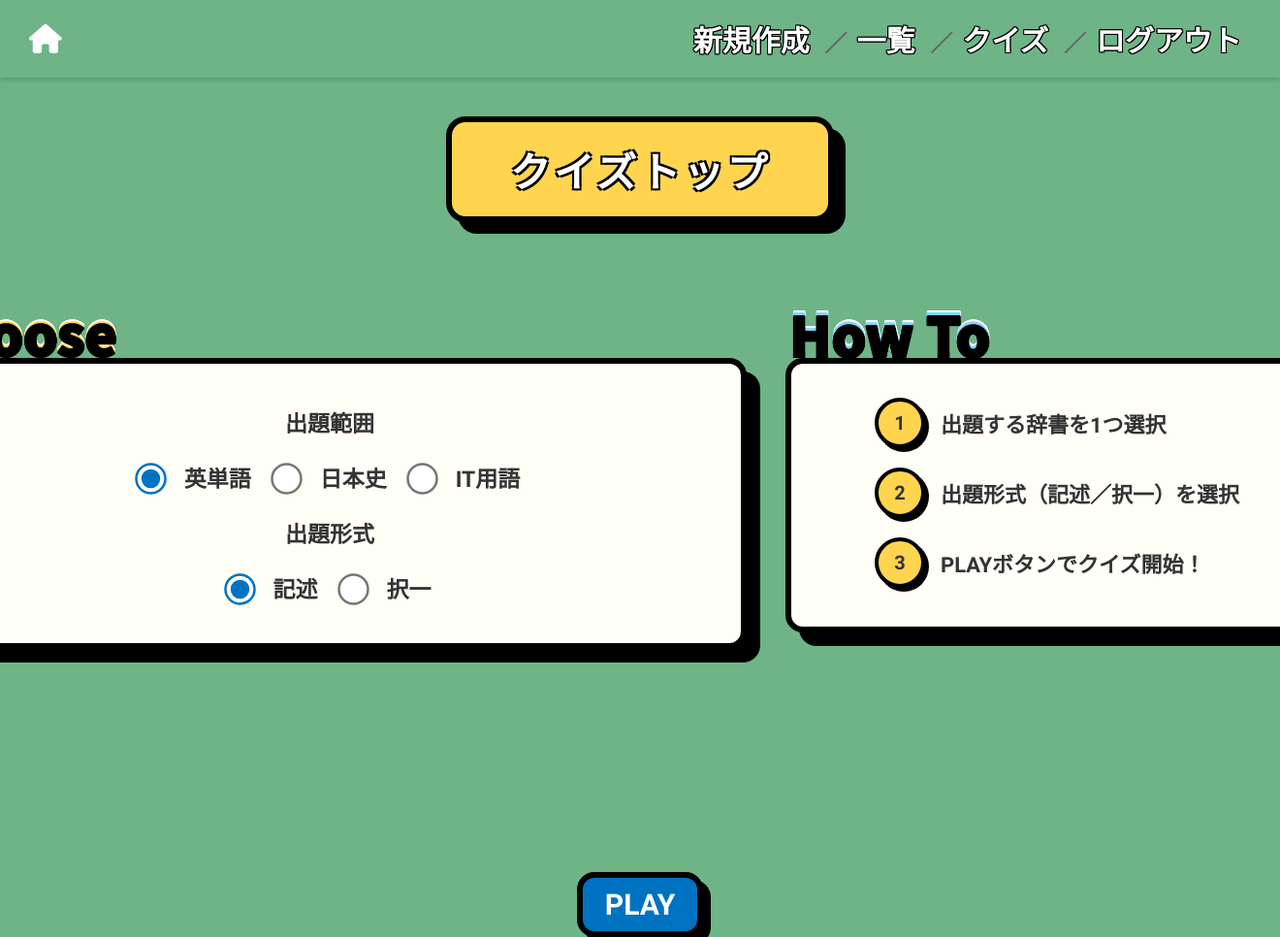
The app's page /quiz-menu with its own data.
### app/models.py (models this page shows, shortened)
class Dictionary(db.Model):
    __tablename__ = "dictionaries"
    id = db.Column(db.Integer, primary_key=True)
    title = db.Column(db.String(100))
    cover_color = db.Column(db.String(20))
    created_at = db.Column(db.DateTime, nullable=False, default=datetime.utcnow)
    updated_at = db.Column(db.DateTime, nullable=False, default=datetime.utcnow, onupdate=datetime.utcnow)
    is_favorite = db.Column(db.Boolean, nullable=False, default=False)

### app/routes.py (the view)
@main.route('/quiz-menu')
def quiz_menu():
    dictionaries = Dictionary.query.all()
    return render_template('quiz_menu.html', dictionaries=dictionaries)

### app/templates/quiz_menu.html (shortened to what this page needs)
<html>
    <head>
        {% include 'head_css.html' %}
    <link rel="stylesheet" href="{{ url_for('static', filename='css/quiz.css') }}">
    </head>
    <body class="quiz-body">
        {% include 'quiz_header.html' %}
        <div class="quiz-page-title-wrapper">
            <div class="quiz-page-title">
                クイズトップ
            </div>
        </div>
        <div class="quiz-menu-grid">
            <img src="{{ url_for('static', filename='image/Choose.png') }}" class="menu-title-img">
            <img src="{{ url_for('static', filename='image/HowTo.png') }}" class="menu-title-img">
            <div class="quiz-menu-container box">
                <p>出題範囲</p>
                <div class="radio-group">
                    {% for dictionary in dictionaries %}
                        <input type="radio" id="dictionary-{{ dictionary.id }}" name="source-dictionary" {% if loop.first %}checked{% endif %}>
                        <label for="dictionary-{{ dictionary.id }}">
                            {{ dictionary.title }}
                        </label>
                    {% endfor %}
                </div>
                <p>出題形式</p>
                <div class="radio-group">
                    <input type="radio" name="quiz-type" id="quiz-type-description" value="2" checked>
                    <label for="quiz-type-description">記述</label>
                    <input type="radio" name="quiz-type" id="quiz-type-choice" value="1">
                    <label for="quiz-type-choice">択一</label>
                </div>
            </div>
            <div class="quiz-menu-container box">
                <div class="howto">
                    <div class="howto-step">
                        <div class="howto-icon">1</div>
                        <div class="howto-text">出題する辞書を1つ選択</div>
                    </div>
                    <div class="howto-step">
                        <div class="howto-icon">2</div>
                        <div class="howto-text">出題形式（記述／択一）を選択</div>
                    </div>
                    <div class="howto-step">
                        <div class="howto-icon">3</div>
                        <div class="howto-text">PLAYボタンでクイズ開始！</div>
                    </div>
                </div>
            </div>
        </div>
        <div class="quiz-menu-actions">
            <button type="button" id="quiz-play-btn" class="play-btn">PLAY</button>
        </div>
    </body>
</html>

### app/static/css/common.css (style rules this page uses)
body { background-color: #F7F6EB; margin: 0; padding: 0; overflow: hidden; }
body { font-family: 'Hiragino Mincho ProN', 'Hiragino Mincho Pro', 'ヒラギノ明朝 ProN', 'ヒラギノ明朝 Pro', 'Yu Mincho', '游明朝', 'MS 明朝', 'MS Mincho', serif; }
body { font-size: 14px; }
body { color: #333333; }
button { background-color: #333333; color: #ffffff; padding: 10px 20px; border-radius: 5px; border: none; cursor: pointer; font-family: 'Hiragino Mincho ProN', 'Hiragino Mincho Pro', 'ヒラギノ明朝 ProN', 'ヒラギノ明朝 Pro', 'Yu Mincho', '游明朝', 'MS 明朝', 'MS Mincho', serif; font-size: 14px; font-weight: bold; text-align: center; }

### app/static/css/quiz.css (style rules this page uses)
.quiz-menu-container { flex-direction: column; align-items: center; justify-content: flex-start; border: 6px solid #333333; border-radius: 10px; background-color: #fffef7; align-self: start; padding-top: 20px; padding-bottom: 40px; display: flex; margin-right: 40px; }
.box { background: #fffef7; border: 6px solid #000; border-radius: 18px; box-shadow: 14px 14px 0 #000; }
.quiz-body { background-color: #6EB487; font-family: "Zen Maru Gothic", sans-serif; color: #333; font-size: 23px; font-weight: bold; min-height: 100vh; }
.menu-title-img { height: 60px; align-self: end; justify-self: start; }
.quiz-menu-grid { display: grid; grid-template-rows: 80px 500px; grid-template-columns: 900px 600px; margin-top: 60px; justify-content: center; }
input[type="radio"] { accent-color: #0072C2; transform: scale(2.5); vertical-align: middle; }
.radio-group { display: flex; flex-wrap: wrap; justify-content: center; gap: 20px 25px; }
.howto { display: flex; flex-direction: column; gap: 20px; margin-top: 15px; }
.howto-step { display: flex; align-items: center; gap: 16px; }
.howto-icon { width: 44px; height: 44px; background: #FFD54F; border: 4px solid #000; border-radius: 50%; display: flex; align-items: center; justify-content: center; font-weight: bold; box-shadow: 4px 4px 0 #000; font-size: 20px; }
.howto-text { font-size: 22px; font-weight: bold; }
.quiz-menu-actions { display: flex; justify-content: center; margin-top: 30px; gap: 20px; }
.play-btn { display: flex; font-family: "Zen Maru Gothic", sans-serif; font-size: 30px; font-weight: bold; width: 130px; padding: 10px; background: #0072C2; color: #fff; border: 6px solid #000; border-radius: 18px; box-shadow: 8px 8px 0 #000; cursor: pointer; transition: all 0.12s ease; justify-content: center; align-items: center; text-decoration: none; appearance: none; }
.quiz-page-title { display: inline-block; margin: 40px auto 0; padding: 18px 60px; font-family: "Zen Maru Gothic", sans-serif; font-size: 42px; font-weight: 900; background: #FFD54F; color: #fff; border: 6px solid #000; border-radius: 20px; text-shadow: 2px 2px 0 #000, -2px -2px 0 #000, -2px 2px 0 #000, 2px -2px 0 #000; box-shadow: 12px 12px 0 #000; letter-spacing: 3px; }
.quiz-page-title-wrapper { display: flex; justify-content: center; }

### records on screen
Dictionary: title "英単語"
Dictionary: title "日本史"
Dictionary: title "IT用語"
